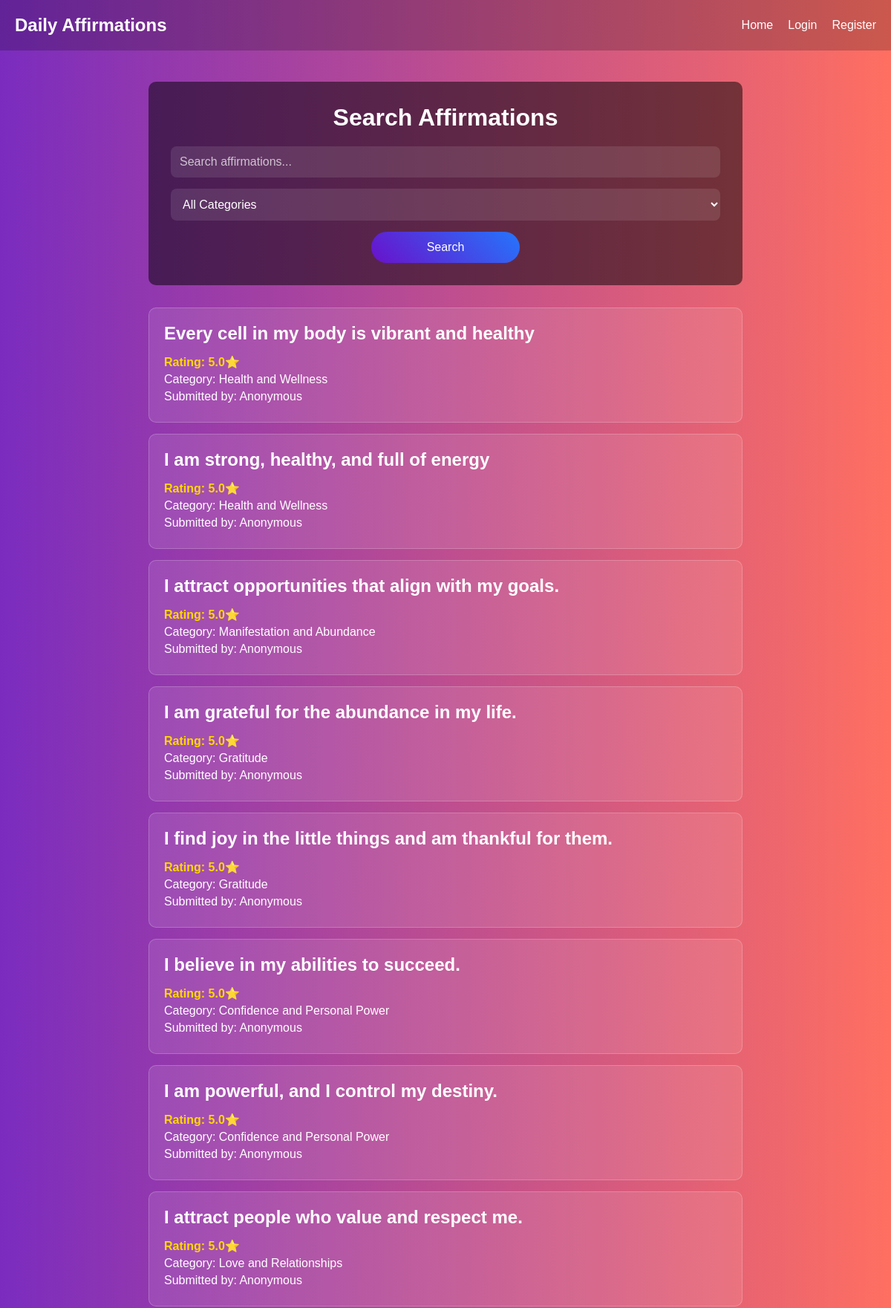
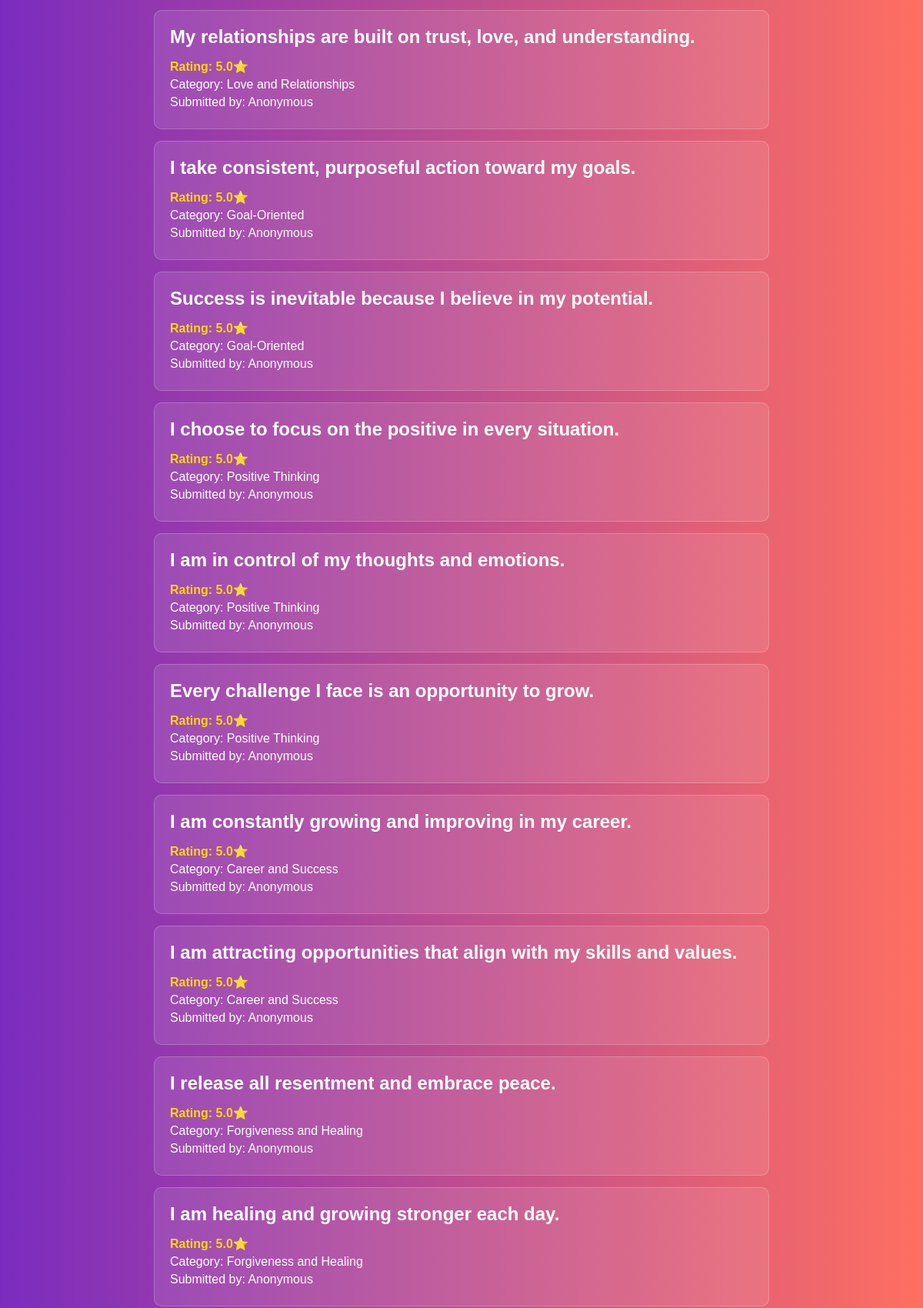
The app's page /search/ (upper part) with its own data (2 pictures, top to bottom).
### affirmations_app/models.py (models this page shows, shortened)
class Affirmation(models.Model):
    affirmation = models.TextField()
    category = models.CharField(max_length=100)
    rating = models.FloatField(default=0)
    user = models.ForeignKey(User, on_delete=models.CASCADE, null=True, blank=True)

### affirmations_app/views.py (the view)
# urls.py: path('search/', views.search_affirmations, name='search'),
def search_affirmations(request):
    query = request.GET.get('query', '')
    category = request.GET.get('category', '')
    affirmations = Affirmation.objects.all()
    if query:
        affirmations = affirmations.filter(affirmation__icontains=query)
    if category:
        affirmations = affirmations.filter(category=category)
    affirmations = affirmations.order_by('-rating')
    context = {
        'affirmations': affirmations,
    }
    return render(request, 'search.html', context)

### affirmations_app/templates/search.html (shortened to what this page needs)
<!DOCTYPE html>
<html lang="en">
<head>
</head>
<body>
    <header>
        <a href="{% url 'home' %}" class="logo">Daily Affirmations</a>
        <div class="nav">
            <a href="{% url 'home' %}">Home</a>
            {% if user.is_authenticated %}
                <a href="{% url 'profile' %}">Profile</a>
                <a href="{% url 'suggest_affirmation' %}">Suggest</a>
                <a href="{% url 'logout' %}">Logout</a>
            {% else %}
                <a href="{% url 'login' %}">Login</a>
                <a href="{% url 'register' %}">Register</a>
            {% endif %}
        </div>
    </header>
    <div class="search-container">
        <h1>Search Affirmations</h1>
        <form method="GET" action="{% url 'search' %}">
            <input type="text" name="query" placeholder="Search affirmations..." class="search-bar" value="{{ request.GET.query }}">
            <select name="category" class="category-dropdown">
                <option value="">All Categories</option>
            </select>
            <button type="submit" class="filter-button">Search</button>
        </form>
    </div>
    <div class="results-container">
        {% if affirmations %}
            {% for affirmation in affirmations %}
                <div class="affirmation-box">
                    <h3>{{ affirmation.affirmation }}</h3>
                    <p class="rating">Rating: {{ affirmation.rating }}⭐</p>
                    <p>Category: {{ affirmation.category }}</p>
                    <p>Submitted by: {% if affirmation.user %}{{ affirmation.user.username }}{% else %}Anonymous{% endif %}</p>
                </div>
            {% endfor %}
        {% else %}
            <div class="affirmation-box">
                <p>No results found.</p>
            </div>
        {% endif %}
    </div>
</body>
</html>

### affirmations_app/templates/search.html (style rules this page uses)
* { margin: 0; padding: 0; box-sizing: border-box; font-family: Arial, sans-serif; }
body { display: flex; align-items: center; justify-content: flex-start; min-height: 100vh; background: linear-gradient(90deg, #7b2cbf, #ff6f61); color: white; text-align: center; flex-direction: column; padding-top: 80px; }
header { display: flex; justify-content: space-between; align-items: center; width: 100%; padding: 20px; background: rgba(0, 0, 0, 0.2); position: fixed; top: 0; left: 0; z-index: 1000; }
.logo { font-size: 24px; font-weight: bold; text-decoration: none; color: white; }
.nav { display: flex; gap: 20px; }
.nav a { color: white; text-decoration: none; font-size: 16px; }
.search-container { width: 80%; max-width: 800px; margin-top: 30px; text-align: center; background: rgba(0, 0, 0, 0.5); padding: 30px; border-radius: 10px; }
.search-bar { width: 100%; padding: 12px; font-size: 16px; border-radius: 8px; border: none; margin-bottom: 15px; background: rgba(255, 255, 255, 0.1); color: white; }
.search-bar::placeholder { color: rgba(255, 255, 255, 0.7); }
.category-dropdown { width: 100%; padding: 12px; font-size: 16px; border-radius: 8px; border: none; margin-bottom: 15px; background: rgba(255, 255, 255, 0.1); color: white; }
.category-dropdown option { background: #333; color: white; }
.filter-button { background: linear-gradient(45deg, #6a11cb, #2575fc); color: white; padding: 12px 24px; font-size: 16px; border: none; border-radius: 25px; cursor: pointer; transition: transform 0.2s; width: 100%; max-width: 200px; }
.results-container { margin-top: 30px; display: flex; flex-direction: column; align-items: center; width: 80%; max-width: 800px; gap: 15px; }
.affirmation-box { width: 100%; padding: 20px; background: rgba(255, 255, 255, 0.1); border: 1px solid rgba(255, 255, 255, 0.2); border-radius: 10px; text-align: left; }
.affirmation-box h3 { font-size: 24px; margin-bottom: 15px; }
.affirmation-box p { font-size: 16px; margin: 5px 0; }
.rating { color: #ffd700; font-weight: bold; }
h1 { margin-bottom: 20px; font-size: 32px; }

### records on screen
Affirmation: affirmation "Every cell in my body is vibrant and healthy", rating "5.0", category "Health and Wellness", shows "Anonymous"
Affirmation: affirmation "I am strong, healthy, and full of energy", rating "5.0", category "Health and Wellness", shows "Anonymous"
Affirmation: affirmation "I attract opportunities that align with my goals.", rating "5.0", category "Manifestation and Abundance", shows "Anonymous"
Affirmation: affirmation "I am grateful for the abundance in my life.", rating "5.0", category "Gratitude", shows "Anonymous"
Affirmation: affirmation "I find joy in the little things and am thankful for them.", rating "5.0", category "Gratitude", shows "Anonymous"
Affirmation: affirmation "I believe in my abilities to succeed.", rating "5.0", category "Confidence and Personal Power", shows "Anonymous"
Affirmation: affirmation "I am powerful, and I control my destiny.", rating "5.0", category "Confidence and Personal Power", shows "Anonymous"
Affirmation: affirmation "I attract people who value and respect me.", rating "5.0", category "Love and Relationships", shows "Anonymous"
Affirmation: affirmation "My relationships are built on trust, love, and understanding.", rating "5.0", category "Love and Relationships", shows "Anonymous"
Affirmation: affirmation "I take consistent, purposeful action toward my goals.", rating "5.0", category "Goal-Oriented", shows "Anonymous"
Affirmation: affirmation "Success is inevitable because I believe in my potential.", rating "5.0", category "Goal-Oriented", shows "Anonymous"
Affirmation: affirmation "I choose to focus on the positive in every situation.", rating "5.0", category "Positive Thinking", shows "Anonymous"
Affirmation: affirmation "I am in control of my thoughts and emotions.", rating "5.0", category "Positive Thinking", shows "Anonymous"
Affirmation: affirmation "Every challenge I face is an opportunity to grow.", rating "5.0", category "Positive Thinking", shows "Anonymous"
Affirmation: affirmation "I am constantly growing and improving in my career.", rating "5.0", category "Career and Success", shows "Anonymous"
Affirmation: affirmation "I am attracting opportunities that align with my skills and values.", rating "5.0", category "Career and Success", shows "Anonymous"
Affirmation: affirmation "I release all resentment and embrace peace.", rating "5.0", category "Forgiveness and Healing", shows "Anonymous"
Affirmation: affirmation "I am healing and growing stronger each day.", rating "5.0", category "Forgiveness and Healing", shows "Anonymous"
